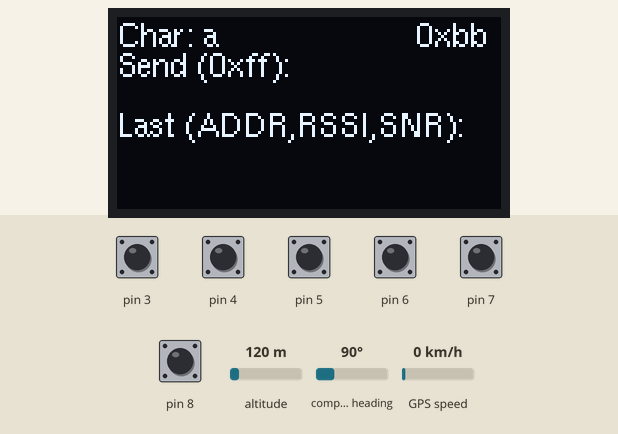
Recording of a sketch running on a simulated Arduino Uno, built with avr-gcc and run on an emulated ATmega328P. Shown: 128×64 one-colour display. The test bench sets the inputs (shaded band); at power-on: pin 3–8 HIGH, altitude 120 m, compass heading 90°, GPS speed 0 km/h. The GPS gets a fix after 3 s at 37.7749, -122.4194 with 8 satellites; no radio packets arrive unless stated; what the sketch prints to the serial monitor is not drawn.

Above: at 1.2 s.
1.3 s: pin 8 pulled LOW for 1 s
At 3.4 s:
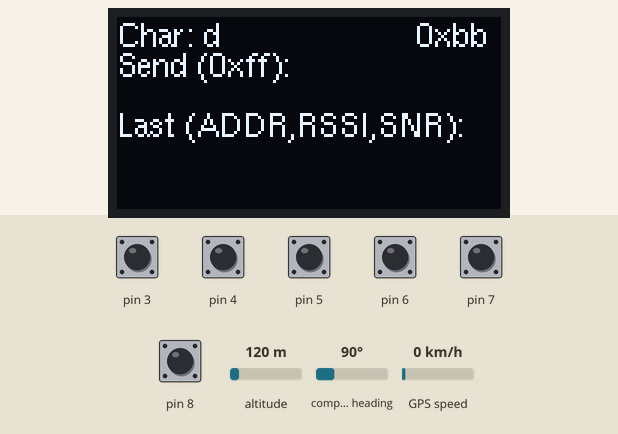
4.0 s: pin 6 pulled LOW for 0.15 s
At 5.1 s:
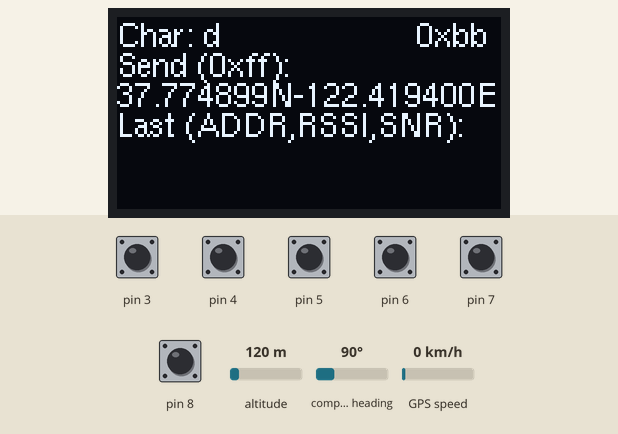
6.1 s: pin 3 pulled LOW for 1 s
Timing chart, 0 to 9.1 s (numbered marks = the images above; inputs shaded):
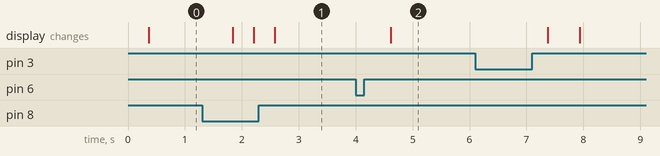

Measured:
- after the input at 1.3 s, the display: first changes after 0.54 s (image 1 shows a later state)
- after the input at 4.0 s, the display: changes after 0.61 s (image 2)

The sketch:

Main_RFM96W.ino
```cpp
#include <SPI.h>
#include <LoRa.h>

#include <Wire.h>
#include <U8glib.h>

#include <SoftwareSerial.h>
#include <TinyGPSPlus.h>

#define DEBOUNCE_TIME 250

#define SERIAL_GPS_RX 9
#define SERIAL_GPS_TX 10
#define GPS_BAUD 9600

#define LORA_CS_PIN A3
#define LORA_RST_PIN A2
#define LORA_IRQ_PIN 2

#define SPREADING_FACTOR 12
#define SYNC_WORD 0x35
#define CODING_RATE_4 8

#define LOCAL_ADDRESS 0xBB
#define DESTINATION_ADDRESS 0xFF
#define RADIO_FREQUENCY 433E6

U8GLIB_SH1106_128X64 u8g(U8G_I2C_OPT_DEV_0 | U8G_I2C_OPT_FAST);

SoftwareSerial serial_GPS(SERIAL_GPS_RX, SERIAL_GPS_TX);
TinyGPSPlus gps;

char chars[37] = {'a', 'b', 'c', 'd', 'e',
                  'f', 'g', 'h', 'i', 'j',
                  'k', 'l', 'm', 'n', 'o',
                  'p', 'q', 'r', 's', 't',
                  'u', 'v', 'w', 'x', 'y', 'z',
                  '1', '2', '3', '4', '5', '6', '7', '8', '9', '0', ' '};

uint8_t char_counter = 0;
String will_send_msg = "";
String last_received_from = "ADDR";
String last_received_msg_prev = "";
String last_received_msg = "";
String last_RSSI = "RSSI";
String last_SNR = "SNR";

void lora_on_receive(int packetSize)
{
  if (packetSize == 0)
    return; // if there's no packet, return

  // read packet header bytes:
  int recipient = LoRa.read();       // recipient address
  byte sender = LoRa.read();         // sender address
  byte incomingMsgId = LoRa.read();  // incoming msg ID
  byte incomingLength = LoRa.read(); // incoming msg length

  String incoming = ""; // payload of packet

  while (LoRa.available())
  {                                // can't use readString() in callback, so
    incoming += (char)LoRa.read(); // add bytes one by one
  }

  if (incomingLength != incoming.length()) // check length for error
  {
    Serial.println("error: message length does not match length");
    return; // skip rest of function
  }

  // if the recipient isn't this device or broadcast,
  if (recipient != LOCAL_ADDRESS && recipient != 0xFF)
  {
    Serial.println("This message is not for me.");
    return; // skip rest of function
  }

  // if message is for this device, or broadcast, print details:
  last_received_from = "0x" + String(sender, HEX);
  last_received_msg_prev = last_received_msg;
  last_received_msg = incoming;
  last_RSSI = String(LoRa.packetRssi());
  last_SNR = String(LoRa.packetSnr());

  Serial.println("Received from: 0x" + last_received_from);
  Serial.println("Sent to: 0x" + String(recipient, HEX));
  Serial.println("Message ID: " + String(incomingMsgId));
  Serial.println("Message length: " + String(incomingLength));
  Serial.println("Message: " + incoming);
  Serial.println("RSSI: " + last_RSSI);
  Serial.println("Snr: " + last_SNR);
  Serial.println();
}

void lora_send_message(String outgoing)
{
  static int msgCount = 0;
  LoRa.beginPacket();              // start packet
  LoRa.write(DESTINATION_ADDRESS); // add destination address
  LoRa.write(LOCAL_ADDRESS);       // add sender address
  LoRa.write(msgCount);            // add message ID
  LoRa.write(outgoing.length());   // add payload length
  LoRa.print(outgoing);            // add payload
  LoRa.endPacket(true);            // finish packet and send it
  msgCount++;                      // increment message ID
}

void reset_message()
{
  will_send_msg = "";
}

void accept_char()
{
  static unsigned long last_interrupt_time = 0;
  unsigned long interrupt_time = millis();
  if (interrupt_time - last_interrupt_time > DEBOUNCE_TIME)
  {
    will_send_msg += chars[char_counter];
  }
  last_interrupt_time = interrupt_time;
}

void backward_char()
{
  static unsigned long last_interrupt_time = 0;
  unsigned long interrupt_time = millis();
  if (interrupt_time - last_interrupt_time > DEBOUNCE_TIME)
  {
    if (char_counter > 0)
    {
      char_counter -= 1;
    }
    else
      char_counter = sizeof(chars) / sizeof(chars[0]) - 1;
    last_interrupt_time = interrupt_time;
  }
}

void forward_char()
{
  static unsigned long last_interrupt_time = 0;
  unsigned long interrupt_time = millis();
  if (interrupt_time - last_interrupt_time > DEBOUNCE_TIME)
  {
    if (char_counter < sizeof(chars) / sizeof(chars[0]) - 1)
    {
      char_counter += 1;
    }
    else
      char_counter = 0;
    last_interrupt_time = interrupt_time;
  }
}

void send_message()
{
  if (will_send_msg != "")
  {
    lora_send_message(will_send_msg);
    LoRa.receive();     // go back into receive mode
    will_send_msg = ""; // reset message
  }
}

void get_gps()
{
  while (serial_GPS.available() > 0)
  {
    if (gps.encode(serial_GPS.read()))
    {
      if (gps.location.isValid())
      {
        will_send_msg = String(gps.location.lat(), 6) + "N" +
                        String(gps.location.lng(), 6) + "E";
        show_display();
      }
      else
      {
        Serial.println(F("INVALID"));
      }
    }
  }
}

void show_display()
{
  u8g.firstPage();
  do
  {
    u8g.setFont(u8g_font_helvR08);

    u8g.setPrintPos(0, 10);
    u8g.print(F("Char: "));
    u8g.print(chars[char_counter]);

    u8g.setPrintPos(100, 10);
    u8g.print(F("0x"));
    u8g.print(String(LOCAL_ADDRESS, HEX));

    u8g.setPrintPos(0, 20);
    u8g.print(F("Send (0x"));
    u8g.print(String(DESTINATION_ADDRESS, HEX));
    u8g.print(F("):"));

    u8g.setPrintPos(0, 30);
    u8g.print(will_send_msg);

    u8g.setPrintPos(0, 40);
    u8g.print(F("Last ("));
    u8g.print(last_received_from);
    u8g.print(F(","));
    u8g.print(last_RSSI);
    u8g.print(F(","));
    u8g.print(last_SNR);
    u8g.print(F("):"));

    u8g.setPrintPos(0, 50);
    u8g.print(last_received_msg);

    u8g.setPrintPos(0, 60);
    u8g.print(last_received_msg_prev);
  } while (u8g.nextPage());
  u8g.nextPage();
}

void setup()
{
  // Serial Monitor
  Serial.begin(9600);

  // GPS
  serial_GPS.begin(GPS_BAUD);

  // Pinmode
  pinMode(3, INPUT_PULLUP);
  pinMode(4, INPUT_PULLUP);
  pinMode(5, INPUT_PULLUP);
  pinMode(6, INPUT_PULLUP);
  pinMode(7, INPUT_PULLUP);
  pinMode(8, INPUT_PULLUP);
  attachInterrupt(digitalPinToInterrupt(3), accept_char, RISING);

  // LORAWAN
  LoRa.setPins(LORA_CS_PIN, LORA_RST_PIN, LORA_IRQ_PIN); // set CS, reset, IRQ pin
  LoRa.setSpreadingFactor(SPREADING_FACTOR);
  LoRa.setSyncWord(SYNC_WORD);
  LoRa.setCodingRate4(CODING_RATE_4);

  if (!LoRa.begin(RADIO_FREQUENCY)) // initialize radio at 433 MHz
  {
    Serial.println("LoRa init failed. Check your connections.");
    while (true)
      ; // if failed, do nothing
  }

  LoRa.onReceive(lora_on_receive); // callback
  LoRa.receive();
  Serial.println("LoRa init succeeded.");
}

void loop()
{
  if (digitalRead(4) == LOW)
  {
    backward_char();
  }
  else if (digitalRead(5) == LOW)
  {
    reset_message();
  }
  else if (digitalRead(6) == LOW)
  {
    get_gps();
  }
  else if (digitalRead(7) == LOW)
  {
    send_message();
  }
  else if (digitalRead(8) == LOW)
  {
    forward_char();
  }

  if (digitalRead(6) != LOW)
  {
    show_display();
  }
}
```
